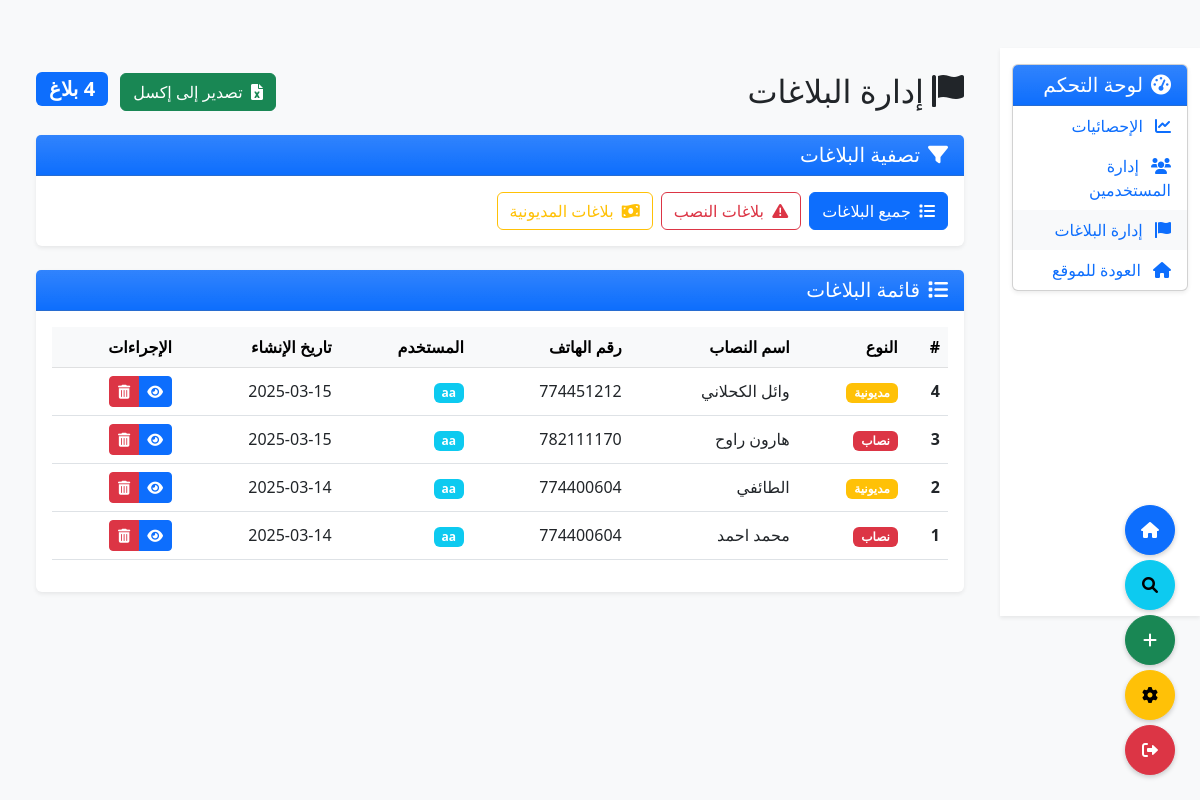
Screenshot of /admin/reports (signed in) with the database file from the repository.
### app.py (models this page shows, shortened)
class Report(db.Model):
    id = db.Column(db.Integer, primary_key=True)
    user_id = db.Column(db.Integer, db.ForeignKey('user.id'), nullable=False)
    type = db.Column(db.String(20), nullable=False)  # scammer, debt
    debt_amount = db.Column(db.Float)
    debt_date = db.Column(db.Date)
    scammer_name = db.Column(db.Text)
    scammer_phone = db.Column(db.Text)
    wallet_address = db.Column(db.Text)
    network_type = db.Column(db.Text)
    paypal = db.Column(db.String(100))
    payer = db.Column(db.String(100))
    perfect_money = db.Column(db.String(100))
    alkremi_bank = db.Column(db.String(100))
    jeeb_wallet = db.Column(db.String(100))
    jawali_wallet = db.Column(db.String(100))
    cash_wallet = db.Column(db.String(100))
    one_cash = db.Column(db.String(100))
    description = db.Column(db.Text)
    media_files = db.Column(db.Text)
    created_at = db.Column(db.DateTime, default=datetime.utcnow)
    updated_at = db.Column(db.DateTime, default=datetime.utcnow, onupdate=datetime.utcnow)

class User(UserMixin, db.Model):
    id = db.Column(db.Integer, primary_key=True)
    username = db.Column(db.String(80), unique=True, nullable=False)
    email = db.Column(db.String(120), unique=True, nullable=False)
    password_hash = db.Column(db.String(128))
    is_admin = db.Column(db.Boolean, default=False)
    reports = db.relationship('Report', backref='user', lazy=True)

### app.py (the view)
@app.route('/admin/reports')
@login_required
def admin_reports():
    if not current_user.is_admin:
        flash('غير مصرح لك بالوصول إلى لوحة التحكم', 'danger')
        return redirect(url_for('index'))
    report_type = request.args.get('type', 'all')
    if report_type == 'scammer':
        reports = Report.query.filter_by(type='scammer').order_by(Report.created_at.desc()).all()
    elif report_type == 'debt':
        reports = Report.query.filter_by(type='debt').order_by(Report.created_at.desc()).all()
    else:
        reports = Report.query.order_by(Report.created_at.desc()).all()
    return render_template('admin/reports.html', reports=reports, report_type=report_type)

### app.py (called while the page is built)
@login_manager.user_loader
def load_user(id):
    return db.session.get(User, int(id))

### templates/admin/reports.html (shortened to what this page needs)
{% extends "admin/base.html" %}
{% block admin_content %}
<div class="container-fluid py-4">
    <div class="d-flex justify-content-between align-items-center mb-4">
        <h2 class="mb-0"><i class="fas fa-flag me-2"></i>إدارة البلاغات</h2>
        <div>
            <a href="{{ url_for('export_reports_excel', type=report_type) }}" class="btn btn-success">
                <i class="fas fa-file-excel me-1"></i> تصدير إلى إكسل
            </a>
            <span class="badge bg-primary fs-5 ms-2">{{ reports|length }} بلاغ</span>
        </div>
    </div>
    <div class="card border-0 shadow-sm mb-4">
        <div class="card-header bg-primary bg-gradient text-white">
            <h5 class="mb-0"><i class="fas fa-filter me-2"></i>تصفية البلاغات</h5>
        </div>
        <div class="card-body">
            <div class="d-flex gap-2">
                <a href="{{ url_for('admin_reports', type='all') }}" class="btn {% if report_type == 'all' %}btn-primary{% else %}btn-outline-primary{% endif %}">
                    <i class="fas fa-list me-1"></i> جميع البلاغات
                </a>
                <a href="{{ url_for('admin_reports', type='scammer') }}" class="btn {% if report_type == 'scammer' %}btn-danger{% else %}btn-outline-danger{% endif %}">
                    <i class="fas fa-exclamation-triangle me-1"></i> بلاغات النصب
                </a>
                <a href="{{ url_for('admin_reports', type='debt') }}" class="btn {% if report_type == 'debt' %}btn-warning{% else %}btn-outline-warning{% endif %}">
                    <i class="fas fa-money-bill-wave me-1"></i> بلاغات المديونية
                </a>
            </div>
        </div>
    </div>
    <div class="card border-0 shadow-sm">
        <div class="card-header bg-primary bg-gradient text-white">
            <h5 class="mb-0"><i class="fas fa-list me-2"></i>قائمة البلاغات</h5>
        </div>
        <div class="card-body">
            {% if reports %}
            <div class="table-responsive">
                <table class="table table-hover align-middle">
                    <thead class="table-light">
                        <tr>
                            <th scope="col">#</th>
                            <th scope="col">النوع</th>
                            <th scope="col">اسم النصاب</th>
                            <th scope="col">رقم الهاتف</th>
                            <th scope="col">المستخدم</th>
                            <th scope="col">تاريخ الإنشاء</th>
                            <th scope="col">الإجراءات</th>
                        </tr>
                    </thead>
                    <tbody>
                        {% for report in reports %}
                        <tr>
                            <th scope="row">{{ report.id }}</th>
                            <td>
                                {% if report.type == 'scammer' %}
                                <span class="badge bg-danger">نصاب</span>
                                {% else %}
                                <span class="badge bg-warning">مديونية</span>
                                {% endif %}
                            </td>
                            <td>{{ report.scammer_name.split('|')[0] }}</td>
                            <td>{{ report.scammer_phone.split('|')[0] }}</td>
                            <td>
                                <span class="badge bg-info">{{ report.user.username }}</span>
                            </td>
                            <td>{{ report.created_at.strftime('%Y-%m-%d') }}</td>
                            <td>
                                <div class="btn-group" role="group">
                                    <a href="{{ url_for('view_report', id=report.id) }}" class="btn btn-sm btn-primary" title="عرض البلاغ">
                                        <i class="fas fa-eye"></i>
                                    </a>
                                    <button type="button" class="btn btn-sm btn-danger" data-bs-toggle="modal" data-bs-target="#deleteReportModal{{ report.id }}" title="حذف البلاغ">
                                        <i class="fas fa-trash-alt"></i>
                                    </button>
                                </div>
                            </td>
                        </tr>
                        {% endfor %}
                    </tbody>
                </table>
            </div>
            {% else %}
            <div class="alert alert-info">
                <i class="fas fa-info-circle me-2"></i>
                لا توجد بلاغات متاحة.
            </div>
            {% endif %}
        </div>
    </div>
</div>
{% endblock %}

### templates/base.html (style rules this page uses)
body { background-color: #f8f9fa; }
.card { box-shadow: 0 0.125rem 0.25rem rgba(0,0,0,.075); }

### rows the page displays
Report: id "4", type "مديونية", scammer_name "وائل الكحلاني", scammer_phone "774451212", user.username "aa", created_at "2025-03-15"
Report: id "3", type "نصاب", scammer_name "هارون راوح", scammer_phone "782111170", user.username "aa", created_at "2025-03-15"
Report: id "2", type "مديونية", scammer_name "الطائفي", scammer_phone "774400604", user.username "aa", created_at "2025-03-14"
Report: id "1", type "نصاب", scammer_name "محمد احمد", scammer_phone "774400604", user.username "aa", created_at "2025-03-14"
